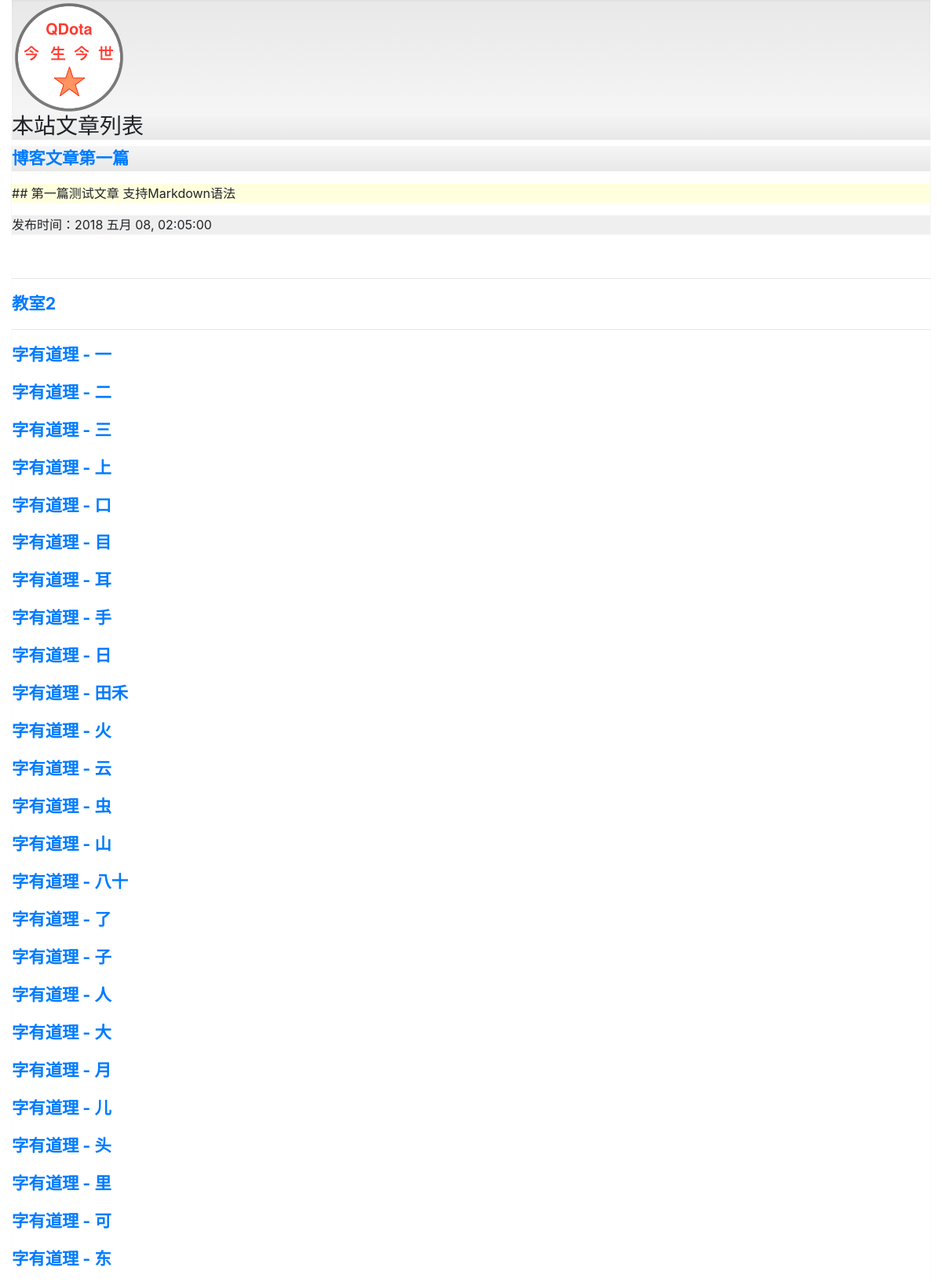
The page / (upper part) on the database its author committed.
### mainsite/models.py (models this page shows, shortened)
class Post(models.Model):
    title = models.CharField(max_length=200)
    slug = models.CharField(max_length=200)
    body = models.TextField()
    pub_date = models.DateTimeField(default=timezone.now)
    class Meta:
        ordering = ('-pub_date',)

class Camera(models.Model):
    title = models.CharField(max_length=200)
    rtmp = models.CharField(max_length=1024)
    m3u8 = models.CharField(max_length=1024)

class Polyv(models.Model):
    title = models.CharField(max_length=200)
    videoId = models.CharField(max_length=1024)
    m3u8 = models.CharField(max_length=4096)

### mainsite/views.py (the view)
# urls.py: url(r'^$', homepage),
def homepage(request):
    template = get_template('index.html')
    posts = Post.objects.all()
    cameras = Camera.objects.all()
    polyvs = Polyv.objects.all()
    now = datetime.now()
    html = template.render(locals())
    return HttpResponse(html)

### templates/index.html (shortened to what this page needs)
{% extends 'base.html' %}
{% block headmessage %}
    <h3 style="font-family:楷体;">本站文章列表</h3>
{% endblock %}
{% block content %}
    {% for post in posts %}
        <div class="panel panel-default">
            <div class="panel-heading">
                <p style="font-size:16pt;font-weight:bold;">
                    <a href="/post/{{ post.id }}">{{ post.title }}</a>
                </p>
            </div>
            <div class="panel-body" style="background-color:#ffffdd">
                <p>
                    {{ post.body | truncatechars:40 }}
                </p>
            </div>
            <div class="panel-footer" style="background-color:#efefef">
                <p>
                    发布时间：{{ post.pub_date | date:"Y M d, h:m:s" }}
                </p>
            </div>
        </div>
        <br />
    {% endfor %}
    <hr>
    {% for camera in cameras %}
        <p style="font-size:16pt;font-weight:bold;">
            <a href="/camera/{{ camera.id }}">{{ camera.title }}</a>
        </p>
    {% endfor %}
    <hr>
    {% for polyv in polyvs %}
        <p style="font-size:16pt;font-weight:bold;">
            <a href="/polyv/{{ polyv.id }}">{{ polyv.title }}</a>
        </p>
    {% endfor %}
{% endblock %}

### templates/base.html (shortened to what this page needs)
<!DOCTYPE html>
<html>
<head>
    <link rel="stylesheet" href="https://stackpath.bootstrapcdn.com/bootstrap/4.1.1/css/bootstrap.min.css">
    <link rel="stylesheet" href="https://maxcdn.bootstrapcdn.com/bootstrap/3.3.6/css/bootstrap-theme.min.css">
</head>
<body>
    <div class="container-fluid">
        {% include 'header.html' %}
        <div class="panel panel-default">
            <div class="panel-heading">
                {% block headmessage %} {% endblock %}
            </div>
            <div class="panel-body">
                {% block content %} {% endblock %}
            </div>
        </div>
    </div>
</body>
</html>

### templates/header.html
{% load staticfiles %}
<div class="well">
    <img src="{% static 'images/jsjs.png' %}">
</div>

### rows shown on the page
Post: title "博客文章第一篇", body "## 第一篇测试文章 支持Markdown语法", pub_date "2018 五月 08, 02:05:00"
Camera: title "教室2"
Polyv: title "字有道理 - 一"
Polyv: title "字有道理 - 二"
Polyv: title "字有道理 - 三"
Polyv: title "字有道理 - 上"
Polyv: title "字有道理 - 口"
Polyv: title "字有道理 - 目"
Polyv: title "字有道理 - 耳"
Polyv: title "字有道理 - 手"
Polyv: title "字有道理 - 日"
Polyv: title "字有道理 - 田禾"
Polyv: title "字有道理 - 火"
Polyv: title "字有道理 - 云"
Polyv: title "字有道理 - 虫"
Polyv: title "字有道理 - 山"
Polyv: title "字有道理 - 八十"
Polyv: title "字有道理 - 了"
Polyv: title "字有道理 - 子"
Polyv: title "字有道理 - 人"
Polyv: title "字有道理 - 大"
Polyv: title "字有道理 - 月"
Polyv: title "字有道理 - 儿"
Polyv: title "字有道理 - 头"
Polyv: title "字有道理 - 里"
Polyv: title "字有道理 - 可"
Polyv: title "字有道理 - 东"
